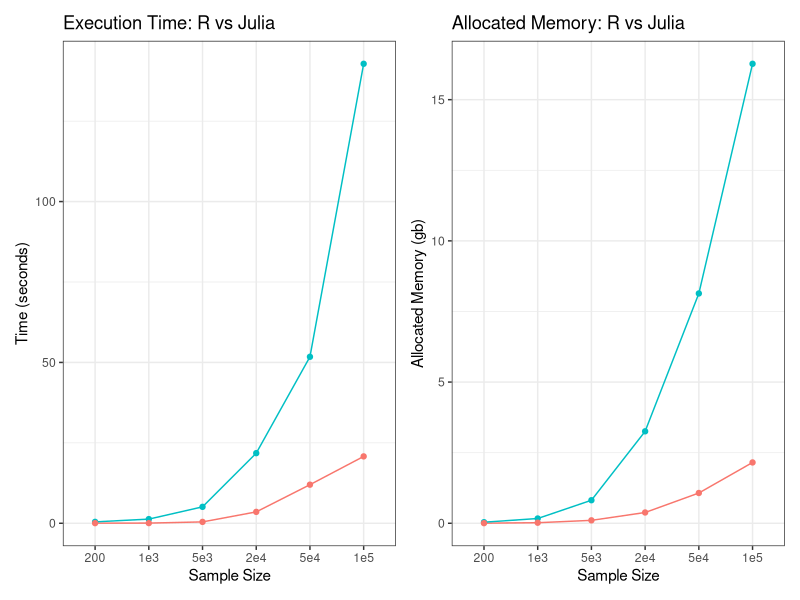
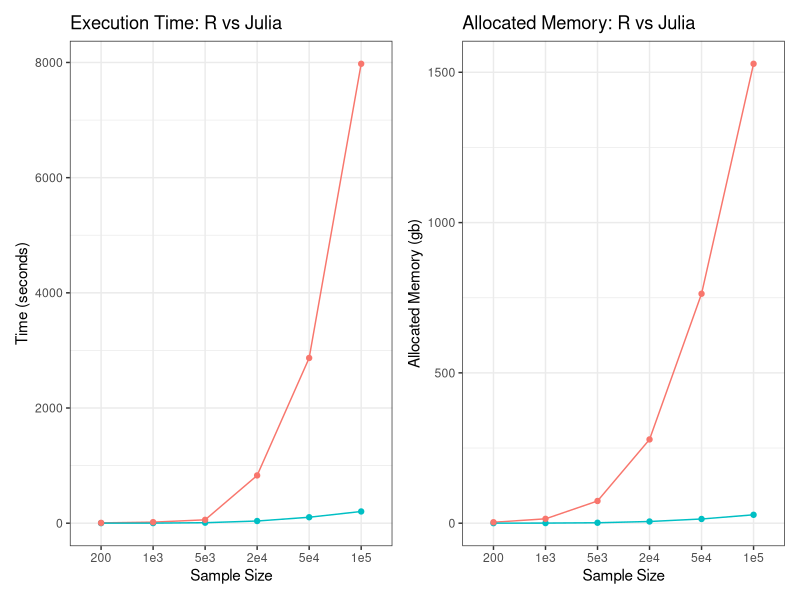

Reproduce these figures in R, in order.
library(tidyverse)
library(ggplot2)
library(patchwork)

n_names <- c("200", "1e3", "5e3", "2e4", "5e4", "1e5")

julia_CI <- read.csv("02_appendix_F/out/performance_summary_julia.csv") %>%
  extract(
    col     = file,
    into    = c("n", "nsim"),
    regex   = "data_(\\-?[0-9]+(?:\\.[0-9]+)?)_-3.8_0.5_0_(\\-?[0-9]+(?:\\.[0-9]+)?).csv",
    convert = TRUE,
    remove  = FALSE
  ) %>%
  group_by(n) %>%
  summarise(time_seconds = mean(time_seconds),
            alloc_gb = mean(alloc_kb)/(1024^2)) %>%
  mutate(lang = "Julia",
         n = n_names)

r_CI <- read.csv("02_appendix_F/out/performance_summary_r.csv") %>%
  extract(
    col     = file,
    into    = c("n", "nsim"),
    regex   = "data_(\\-?[0-9]+(?:\\.[0-9]+)?)_-3.8_0.5_0_(\\-?[0-9]+(?:\\.[0-9]+)?).csv",
    convert = TRUE,
    remove  = FALSE
  ) %>%
  group_by(n) %>%
  summarise(time_seconds = mean(time_seconds, na.rm = TRUE), # rm missings introduced by non-inverse matrix error
            alloc_gb = mean(alloc_kb, na.rm = TRUE)/(1024^2)) %>%
  mutate(lang = "R",
         n = n_names)



julia_noCI <- read.csv("02_appendix_F/out/performance_summary_noCI_julia.csv") %>%
  extract(
    col     = file,
    into    = c("n", "nsim"),
    regex   = "data_(\\-?[0-9]+(?:\\.[0-9]+)?)_-3.8_0.5_0_(\\-?[0-9]+(?:\\.[0-9]+)?).csv",
    convert = TRUE,
    remove  = FALSE
  ) %>%
  group_by(n) %>%
  summarise(time_seconds = mean(time_seconds),
            alloc_gb = mean(alloc_kb)/(1024^2)) %>%
  mutate(lang = "Julia",
         n = n_names)

r_noCI <- read.csv("02_appendix_F/out/performance_summary_noCI_r.csv") %>%
  extract(
    col     = file,
    into    = c("n", "nsim"),
    regex   = "data_(\\-?[0-9]+(?:\\.[0-9]+)?)_-3.8_0.5_0_(\\-?[0-9]+(?:\\.[0-9]+)?).csv",
    convert = TRUE,
    remove  = FALSE
  ) %>%
  group_by(n) %>%
  summarise(time_seconds = mean(time_seconds),
            alloc_gb = mean(alloc_kb)/(1024^2)) %>%
  mutate(lang = "R",
         n = n_names)



noCI <- bind_rows(r_noCI, julia_noCI)


p_time_noCI <- ggplot(noCI, aes(x = factor(n, levels = n_names), y = time_seconds, color = lang, group = lang)) +
  geom_line(size = 0.5) +
  geom_point() +
  labs(
    x = "Sample Size",
    y = "Time (seconds)",
    title = "Execution Time: R vs Julia"
  ) +
  theme_bw() +
  theme(legend.position = "none")

p_memory_noCI <- ggplot(noCI, aes(x = factor(n, levels = n_names), y = alloc_gb, color = lang, group = lang)) +
  geom_line(size = 0.5) +
  geom_point() +
  labs(
    x = "Sample Size",
    y = "Allocated Memory (gb)",
    title = "Allocated Memory: R vs Julia"
  ) +
  theme_bw() +
  theme(legend.position = "none")

combined_noCI <- p_time_noCI + p_memory_noCI

ggsave("02_appendix_F/out/plots/noCI_performance.png", combined_noCI, width = 10, height = 4, dpi = 300)

CI <- bind_rows(r_CI, julia_CI)

p_time_CI <- ggplot(CI, aes(x = factor(n, levels = n_names), y = time_seconds, color = lang, group = lang)) +
  geom_line(size = 0.5) +
  geom_point() +
  labs(
    x = "Sample Size",
    y = "Time (seconds)",
    title = "Execution Time: R vs Julia"
  ) +
  theme_bw() +
  theme(legend.position = "none")

p_memory_CI <- ggplot(CI, aes(x = factor(n, levels = n_names), y = alloc_gb, color = lang, group = lang)) +
  geom_line(size = 0.5) +
  geom_point() +
  labs(
    x = "Sample Size",
    y = "Allocated Memory (gb)",
    title = "Allocated Memory: R vs Julia"
  ) +
  theme_bw() +
  theme(legend.position = "none")

combined_CI <- p_time_CI + p_memory_CI

ggsave("02_appendix_F/out/plots/CI_performance.png", combined_CI, width = 10, height = 4, dpi = 300)

# red line Julia
# blue line R



